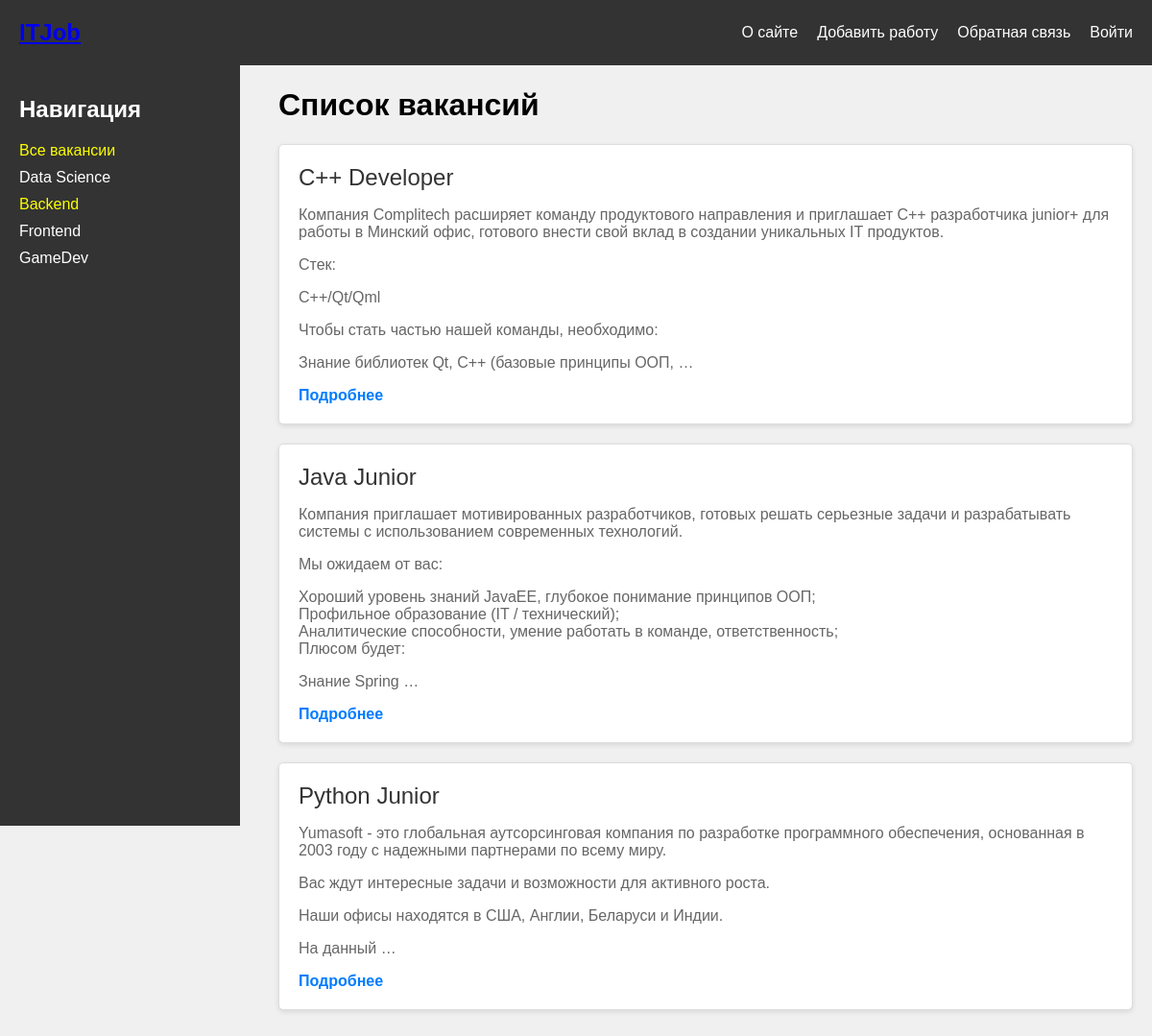
The app's page /category/2/ with its own data.
### vacancies/models.py (models this page shows, shortened)
class Job(models.Model):
    title = models.CharField(max_length=255, verbose_name='Специальность')
    slug=models.SlugField(max_length=255,unique=False,db_index=True,default='',verbose_name='URL')
    description = models.TextField(blank=True,verbose_name='Описание')
    time_create=models.DateTimeField(auto_now_add=True)
    time_update=models.DateTimeField(auto_now=True)
    def get_absolute_url(self):
        return reverse('job',kwargs={'job_slug':self.slug})

### vacancies/views.py (the view)
# urls.py: path('category/<int:cat_slug>/',show_category,name='category')
def show_category(request,cat_slug):
    jobs = Job.objects.all().order_by('-time_create')
    data={
        'jobs':jobs,
        'menu':menu,
        'cat_selected':cat_slug,
    }
    return render(request,'vacancies/main.html',data)

### vacancies/templatetags/vacancies_tags.py (called while the page is built)
@register.inclusion_tag('vacancies/list_categories.html')
def show_categories(cat_selected=0):
    cats = views.cats_db
    return {'cats':cats,'cat_selected':cat_selected}

### vacancies/templates/vacancies/main.html
{%extends 'base.html'%}
{%block list_post%}
    <h1>Список вакансий</h1>
     {%for j in jobs%}
    <div class="job-card">
        {%autoescape off %}
        <div class="job-title">{{j.title}}</div>
        <div class="job-description">{{j.description|linebreaks|truncatewords:40}}</div>
        <a href="{{j.get_absolute_url}}" class="job-link">Подробнее</a>
        {%endautoescape%}
    </div>
    {%endfor%}
{%endblock%}

### vacancies/static/vacancies/css/style.css (style rules this page uses)
body { font-family: Arial, sans-serif; background-color: #f0f0f0; margin: 0; padding: 0; display: flex; flex-direction: column; }
.job-card { background-color: white; border: 1px solid #ddd; border-radius: 5px; margin-bottom: 20px; padding: 20px; box-shadow: 0 2px 5px rgba(0,0,0,0.1); }
.job-title { font-size: 1.5em; margin-bottom: 10px; color: #333; }
.job-description { font-size: 1em; margin-bottom: 10px; color: #666; }
.job-link { text-decoration: none; color: #007BFF; font-weight: bold; }

### records on screen
Job: title "C++ Developer", description "Компания Complitech расширяет команду продуктового направления и приглашает С++ разработчика junior+ для работы в Минский офис, готового внести свой вклад в создании уникальных IT продуктов. Стек: C++/Qt/Qml Чтобы стать частью нашей команды, необходимо: Знание библиотек Qt, C++ (базовые принципы ООП, …"
Job: title "Java Junior", description "Компания приглашает мотивированных разработчиков, готовых решать серьезные задачи и разрабатывать системы с использованием современных технологий. Мы ожидаем от вас: Хороший уровень знаний JavaEE, глубокое понимание принципов ООП; Профильное образование (IT / технический); Аналитические способности, умение работать в команде, ответственность; Плюсом будет: Знание Spring …"
Job: title "Python Junior", description "Yumasoft - это глобальная аутсорсинговая компания по разработке программного обеспечения, основанная в 2003 году с надежными партнерами по всему миру. Вас ждут интересные задачи и возможности для активного роста. Наши офисы находятся в США, Англии, Беларуси и Индии. На данный …"

### other values on screen
{{ m.title }} "О сайте" "Добавить работу" "Обратная связь" "Войти"
{{ c.name }} "Data Science" "Frontend" "GameDev"
{{ c.name }} "Backend"
